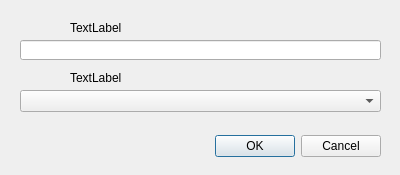
<?xml version="1.0" encoding="UTF-8"?>
<ui version="4.0">
 <class>Dialog</class>
 <widget class="QDialog" name="Dialog">
  <property name="geometry">
   <rect>
    <x>0</x>
    <y>0</y>
    <width>400</width>
    <height>175</height>
   </rect>
  </property>
  <property name="windowTitle">
   <string>Dialog</string>
  </property>
  <widget class="QDialogButtonBox" name="buttonBox">
   <property name="geometry">
    <rect>
     <x>40</x>
     <y>130</y>
     <width>341</width>
     <height>32</height>
    </rect>
   </property>
   <property name="orientation">
    <enum>Qt::Horizontal</enum>
   </property>
   <property name="standardButtons">
    <set>QDialogButtonBox::Cancel|QDialogButtonBox::Ok</set>
   </property>
  </widget>
  <widget class="QLineEdit" name="lineEdit">
   <property name="geometry">
    <rect>
     <x>20</x>
     <y>40</y>
     <width>361</width>
     <height>20</height>
    </rect>
   </property>
  </widget>
  <widget class="QLabel" name="label">
   <property name="geometry">
    <rect>
     <x>70</x>
     <y>20</y>
     <width>181</width>
     <height>16</height>
    </rect>
   </property>
   <property name="text">
    <string>TextLabel</string>
   </property>
  </widget>
  <widget class="QComboBox" name="comboBox">
   <property name="geometry">
    <rect>
     <x>20</x>
     <y>90</y>
     <width>361</width>
     <height>22</height>
    </rect>
   </property>
  </widget>
  <widget class="QLabel" name="label_2">
   <property name="geometry">
    <rect>
     <x>70</x>
     <y>70</y>
     <width>131</width>
     <height>16</height>
    </rect>
   </property>
   <property name="text">
    <string>TextLabel</string>
   </property>
  </widget>
 </widget>
 <resources/>
 <connections>
  <connection>
   <sender>buttonBox</sender>
   <signal>accepted()</signal>
   <receiver>Dialog</receiver>
   <slot>accept()</slot>
   <hints>
    <hint type="sourcelabel">
     <x>248</x>
     <y>254</y>
    </hint>
    <hint type="destinationlabel">
     <x>157</x>
     <y>274</y>
    </hint>
   </hints>
  </connection>
  <connection>
   <sender>buttonBox</sender>
   <signal>rejected()</signal>
   <receiver>Dialog</receiver>
   <slot>reject()</slot>
   <hints>
    <hint type="sourcelabel">
     <x>316</x>
     <y>260</y>
    </hint>
    <hint type="destinationlabel">
     <x>286</x>
     <y>274</y>
    </hint>
   </hints>
  </connection>
 </connections>
</ui>
